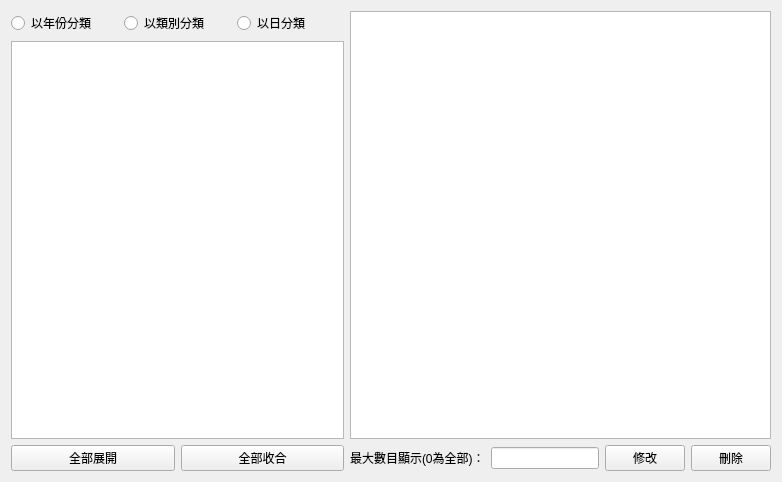
<?xml version="1.0" encoding="UTF-8"?>
<ui version="4.0">
 <class>StatisticsTab</class>
 <widget class="QWidget" name="StatisticsTab">
  <property name="geometry">
   <rect>
    <x>0</x>
    <y>0</y>
    <width>782</width>
    <height>482</height>
   </rect>
  </property>
  <property name="windowTitle">
   <string>Form</string>
  </property>
  <layout class="QHBoxLayout" name="horizontalLayout">
   <item>
    <layout class="QVBoxLayout" name="verticalLayout">
     <item>
      <layout class="QHBoxLayout" name="horizontalLayout_3">
       <item>
        <widget class="QRadioButton" name="ClassByYearRadioButton">
         <property name="text">
          <string>以年份分類</string>
         </property>
        </widget>
       </item>
       <item>
        <widget class="QRadioButton" name="ClassByClassRadioButton">
         <property name="text">
          <string>以類別分類</string>
         </property>
        </widget>
       </item>
       <item>
        <widget class="QRadioButton" name="ClassByDayRadioButton">
         <property name="text">
          <string>以日分類</string>
         </property>
        </widget>
       </item>
      </layout>
     </item>
     <item>
      <widget class="QTreeView" name="classTreeView"/>
     </item>
     <item>
      <layout class="QHBoxLayout" name="horizontalLayout_2">
       <item>
        <widget class="QPushButton" name="expandAllPushButton">
         <property name="text">
          <string>全部展開</string>
         </property>
        </widget>
       </item>
       <item>
        <widget class="QPushButton" name="collapseAllPushButton">
         <property name="text">
          <string>全部收合</string>
         </property>
        </widget>
       </item>
      </layout>
     </item>
    </layout>
   </item>
   <item>
    <layout class="QVBoxLayout" name="verticalLayout_2">
     <item>
      <widget class="QTableView" name="PayTableView"/>
     </item>
     <item>
      <layout class="QHBoxLayout" name="horizontalLayout_4">
       <item>
        <widget class="QLabel" name="maxShowNumLabel">
         <property name="text">
          <string>最大數目顯示(0為全部)：</string>
         </property>
        </widget>
       </item>
       <item>
        <widget class="QLineEdit" name="maxShowNumLineEdit"/>
       </item>
       <item>
        <widget class="QPushButton" name="changePushButton">
         <property name="text">
          <string>修改</string>
         </property>
        </widget>
       </item>
       <item>
        <widget class="QPushButton" name="deletePushButtom">
         <property name="text">
          <string>刪除</string>
         </property>
        </widget>
       </item>
      </layout>
     </item>
    </layout>
   </item>
  </layout>
 </widget>
 <resources/>
 <connections/>
</ui>
